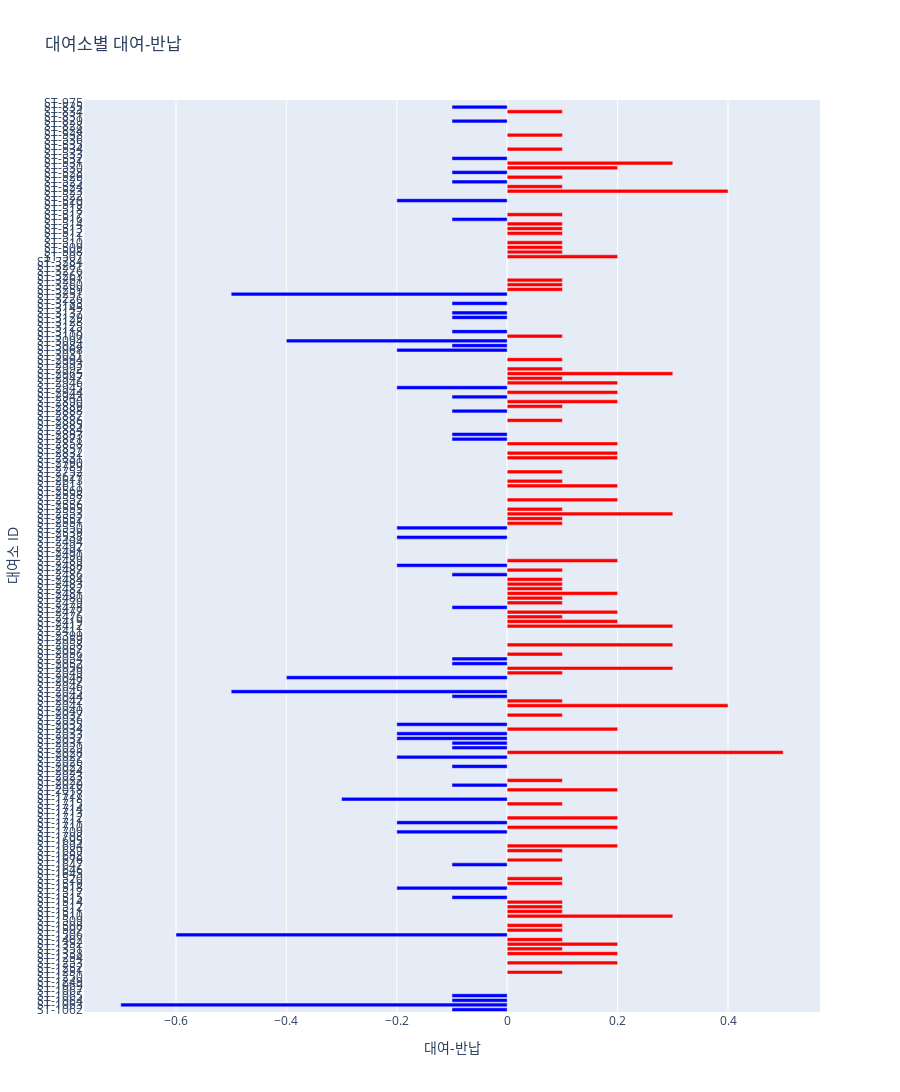

Notebook source saved alongside this figure:
### Code cell
import plotly.graph_objects as go

# 색상 설정
colors = ['red' if val > 0 else 'blue' for val in merged_df['대여-반납']]

# 그래프 그리기
fig = go.Figure(go.Bar(
            x=merged_df['대여-반납'],
            y=merged_df['시작_대여소_ID'],
            orientation='h',
            marker=dict(color=colors),
        ))

# 레이아웃 설정
fig.update_layout(
    title='대여소별 대여-반납',
    xaxis_title='대여-반납',
    yaxis_title='대여소 ID',
    yaxis=dict(tickmode='linear')
)

# 그래프 높이 조절
fig.update_layout(
    height=len(merged_df) * 40  # 데이터 개수에 따라 높이를 조절
)

# 그래프 출력
fig.show()

### Figure 1 — Plotly figure (JSON) as saved in the notebook; plotly's stock layout.template omitted (floating-point values rounded to 4 significant figures; data arrays with more than 128 entries replaced by an {"elided": "..."} marker saying what was removed)
{"data": [{"marker": {"color": {"elided": "195 str values"}}, "orientation": "h", "type": "bar", "x": {"elided": "195 float values"}, "y": {"elided": "195 str values"}}], "layout": {"height": 7800, "title": {"text": "대여소별 대여-반납"}, "xaxis": {"title": {"text": "대여-반납"}}, "yaxis": {"tickmode": "linear", "title": {"text": "대여소 ID"}}}}
